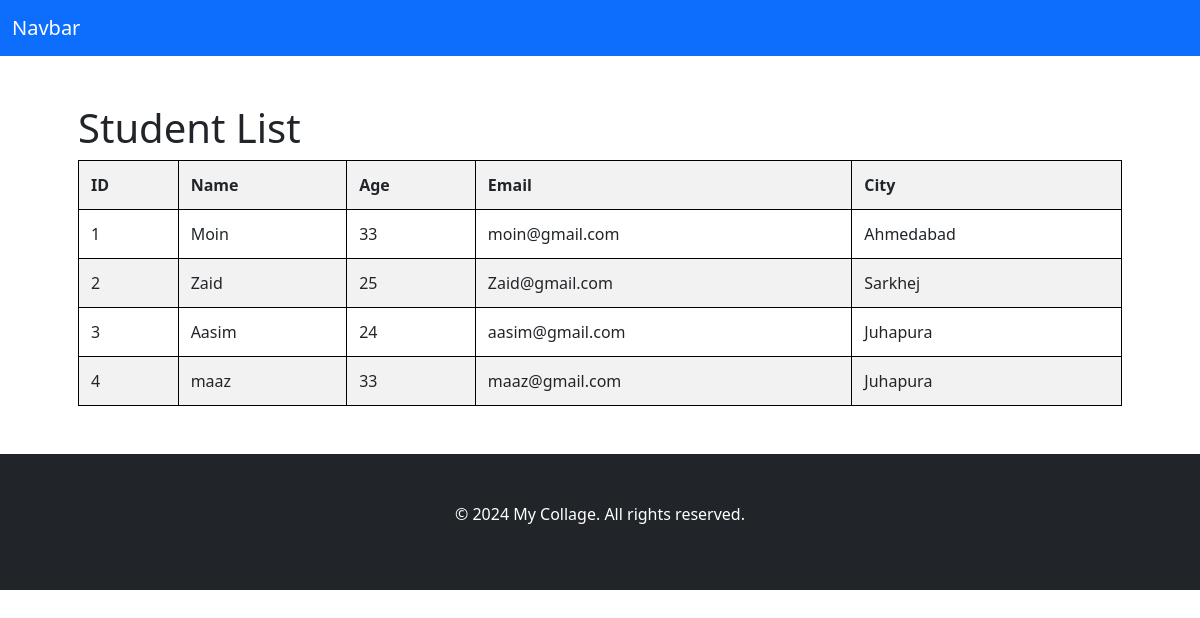
Page /students/list/ on the earlier database version.
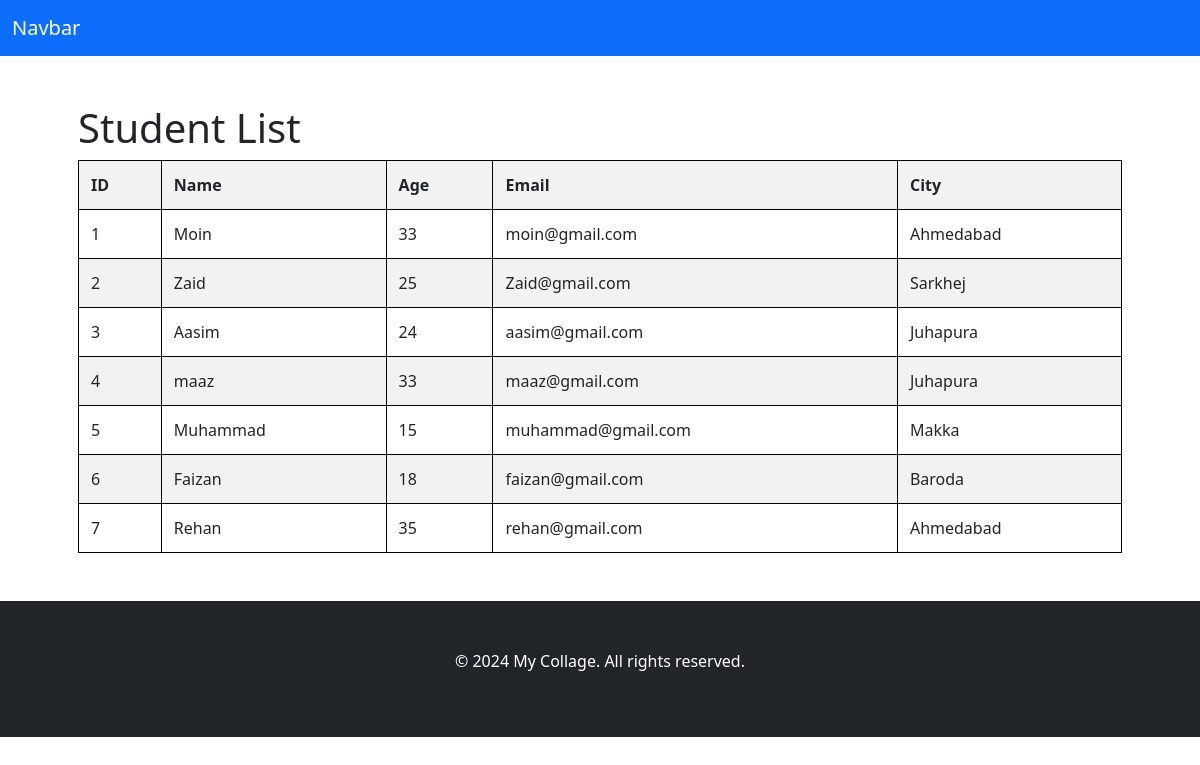
Same page on the later database version.
### ourstudents/models.py (models this page shows, shortened)
class Student(models.Model):
    name = models.CharField(max_length=100)
    age = models.IntegerField()
    email = models.EmailField(unique=True)
    city = models.CharField(max_length=100, default='Unknown')

### ourstudents/views.py (the view)
# urls.py: path('list/', views.student_list, name='student_list'),
def student_list(request):
    students = Student.objects.all()
    return render(request, 'student/studentlist.html', {'students': students})

### ourstudents/templates/student/studentlist.html
{% extends "base.html" %}
{% block content %}
<h1>Student List</h1>
<table>
    <thead>
        <tr>
            <th>ID</th>
            <th>Name</th>
            <th>Age</th>
            <th>Email</th>
            <th>City</th>
        </tr>
    </thead>
    <tbody>
        {% for student in students %}
        <tr>
            <td>{{ student.id }}</td>
            <td>{{ student.name }}</td>
            <td>{{ student.age }}</td>
            <td>{{ student.email }}</td>
            <td>{{ student.city }}</td>
        </tr>
        {% endfor %}
    </tbody>
</table>
{% endblock %}

### templates/base.html (shortened to what this page needs)
{% load static %}
{% load django_bootstrap5 %}
<!DOCTYPE html>
<html lang="en">
<head>
    {% bootstrap_css %}
    <link rel="stylesheet" href="{% static 'css/style.css' %}">
    <link rel="stylesheet" href="{% static 'css/output.css' %}">
</head>
<body>
    {% include 'include/navbar.html' %}
    <section class="container p-5">
    {% block content %}
    {% endblock %}
    </section>
    {% include 'include/footer.html' %}
</body>
</html>

### templates/include/navbar.html (shortened to what this page needs)
<nav class="navbar navbar-expand-lg bg-primary" data-bs-theme="dark">
  <div class="container-fluid">
    <a class="navbar-brand" href="{% url 'home' %}">Navbar</a>
  </div>
</nav>

### templates/include/footer.html
<footer class="bg-dark p-5 text-center text-white">
    <div class="container">
        <p>&copy; 2024 My Collage. All rights reserved.</p>
    </div>
</footer>

### static/css/style.css (style rules this page uses)
table { border-collapse: collapse; width: 100%; }
table tr:nth-child(even) { background-color: #f2f2f2; }
table, th, td { border: 1px solid #000; }
th, td { padding: 12px; text-align: left; }
th { background-color: #f2f2f2; }

Differences in the rows shown:
added Student: id "5", name "Muhammad", age "15", email "muhammad@gmail.com", city "Makka"
added Student: id "6", name "Faizan", age "18", email "faizan@gmail.com", city "Baroda"
added Student: id "7", name "Rehan", age "35", email "rehan@gmail.com", city "Ahmedabad"
